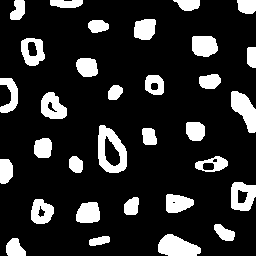
//> input picture src/exercises/2/bolhas.png, 256 x 256 px
$ ./labeling bolhas.png   (built with g++ and OpenCV 4)
//> lines starting //> are read from the running program, lines starting //| are printed output that depends on the picture; after the words box and inside, x2 and y2 are one past the last pixel; in counts of white or black regions, pixels touching at a corner belong together
#include <iostream>
#include <opencv2/core/types.hpp>
#include <opencv2/opencv.hpp>

using namespace cv;

int main(int argc, char **argv) {
    cv::Mat image, realce;
    int width, height;

    cv::Point p;
    image = cv::imread(argv[1], cv::IMREAD_GRAYSCALE);
//> image: 256 rows x 256 cols, CV_8UC1; 16.5% white; 32 white regions, largest, box (x1, y1, x2, y2) and area: (98, 125, 127, 173) 789, (158, 234, 201, 256) 669, (231, 91, 256, 133) 613

    if (!image.data) {
        std::cout << "image nao carregou corretamente\n";
        return (-1);
    }

    width = image.cols;
//> width = 256
    height = image.rows;
//> height = 256
    std::cout << width << "x" << height << std::endl;
//| 256x256

    p.x = 0;
    p.y = 0;

    // remove objetos que tocam na borda
    for (int i = 0; i < height; i++) {
        for (int j = 0; j < width; j++) {
            // se o pixel não for um pixel de borda, continue
            if ((i > 0 && i < height - 1) && (j > 0 && j < width - 1)) {
                continue;
            }

            p.x = j;
            p.y = i;

            // se houver uma bolha, a remove
            if (image.at<uchar>(i, j) == 255) {
                cv::floodFill(image, p, 0);
            }
        }
    }
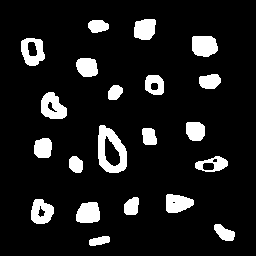
//> image: 256 rows x 256 cols, CV_8UC1; 10.7% white; 21 white regions, largest, box (x1, y1, x2, y2) and area: (98, 125, 127, 173) 789, (41, 92, 67, 119) 481, (192, 36, 218, 57) 467

    // reseta o ponto
    p.x = 0;
//> p = Point(0, 255)
    p.y = 0;
//> p = Point(0, 0)

    // muda a cor do fundo
    floodFill(image, p, 1);

    // conta quantas bolhas existem
    int numberOfObjects = 0;
    for (int i = 0; i < height; i++) {
        for (int j = 0; j < width; j++) {
            if (image.at<uchar>(i, j) == 255) {
                numberOfObjects++;
                p.x = j;
                p.y = i;
                floodFill(image, p, 100);
            }
        }
    }
//> this loop made 256 passes
//> numberOfObjects on passes 1 to 3: 0, 0, 0
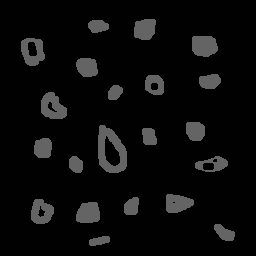
//> image: 256 rows x 256 cols, CV_8UC1; min 0, max 100, mean 11.6
//> after the loop, numberOfObjects = 21

    // reseta o ponto
    p.x = 0;
//> p = Point(0, 236)
    p.y = 0;
//> p = Point(0, 0)

    // conta quantas bolhas com buracos existem
    int numberOfObjectsWithHoles = 0;
    for (int i = 0; i < height; i++) {
        for (int j = 0; j < width; j++) {
            if (image.at<uchar>(i, j) == 0 &&
                image.at<uchar>(i, j - 1) == 100) {
                numberOfObjectsWithHoles++;
                p.x = j;
                p.y = i;
                floodFill(image, p, 150);
                p.x = j - 1;
                floodFill(image, p, 50);
            }
        }
    }
//> this loop made 256 passes
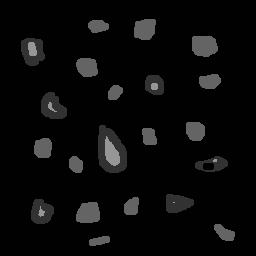
//> image: 256 rows x 256 cols, CV_8UC1; 5.51% of pixels changed, all inside (x1, y1, x2, y2) = (21, 38, 228, 224)
//> after the loop, numberOfObjectsWithHoles = 7

    std::cout << "a figura tem " << numberOfObjects << " bolhas e "
              << numberOfObjectsWithHoles << " bolhas com buracos.\n";
//| a figura tem 21 bolhas e 7 bolhas com buracos.
    // cv::equalizeHist(image, realce);
    cv::imshow("image", image);
    // cv::imshow("realce", realce);
    // cv::imwrite("labeling.png", image);
    cv::waitKey();
    return 0;
}
